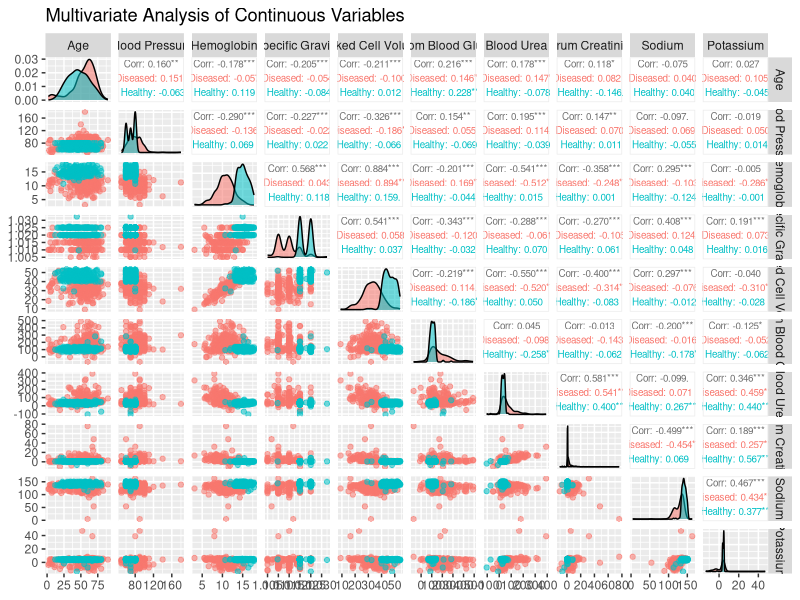
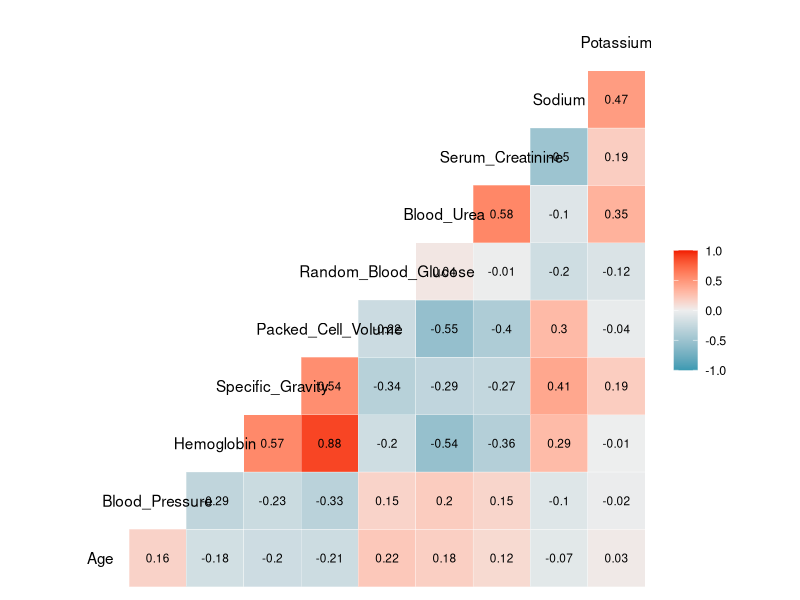
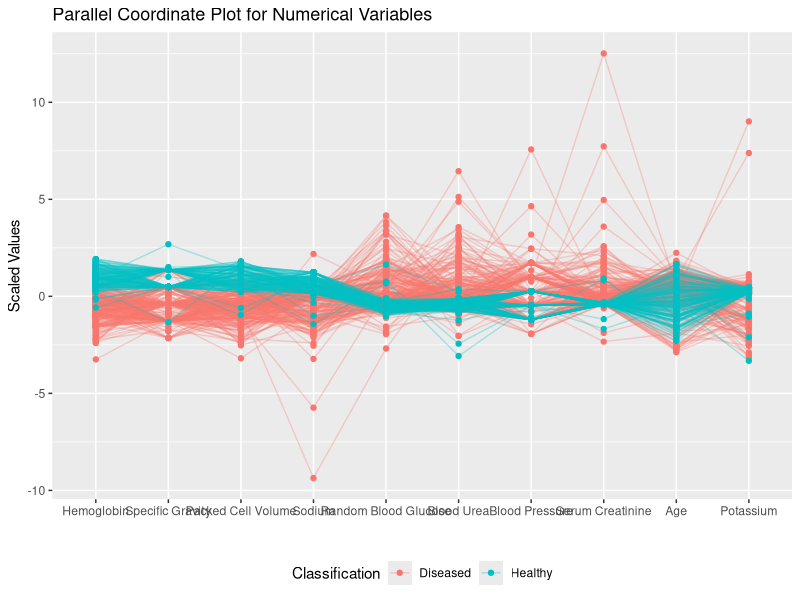
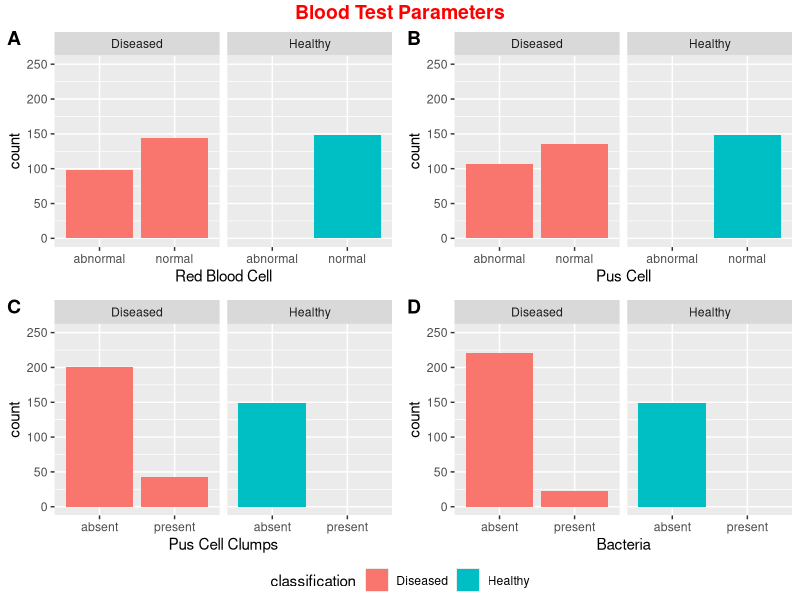
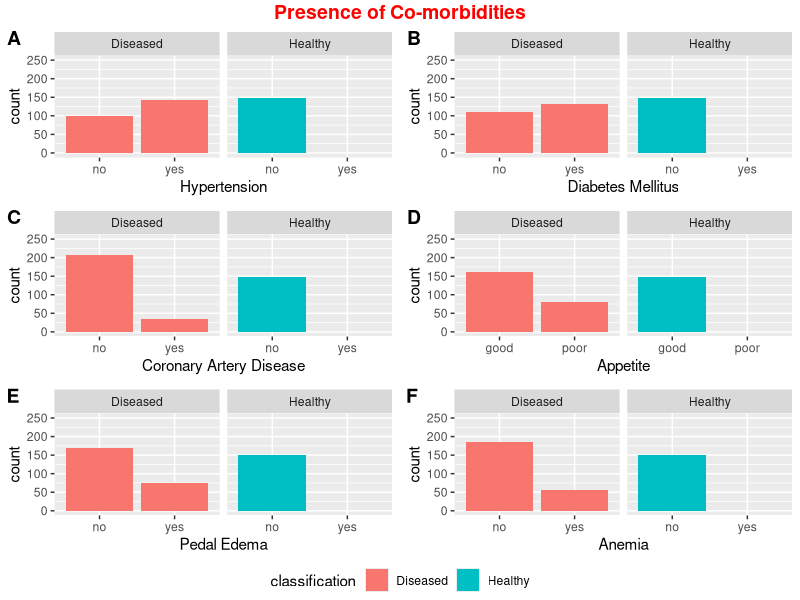
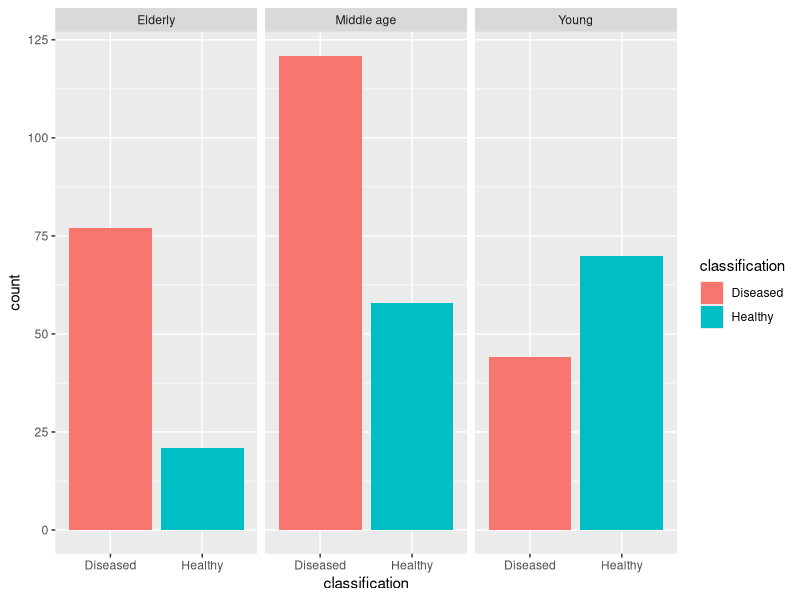

These charts were generated, in order, by the following R code:
## == Data Import ==

# Load the necessary packages
library(tidyverse)
library(ggplot2)
library(ggpubr)
library(GGally)

# Set working directory
setwd(" ")

# Clear the global environment
rm(list = ls())

# Import data
data <- read_csv("ImputedData.csv")


## == Data Pre-processing ==

# Taking a look at the data:
str(data) ; summary(data)

# Changing some variable values for the plots later
data$pcc <- ifelse(data$pcc == "notpresent", "absent", "present")
data$ba <- ifelse(data$ba == "notpresent", "absent", "present")

# Type coercion to factor
data[, c('rbc', 'pc', 'pcc', 'ba')] <- lapply(data[, c('rbc', 'pc', 'pcc', 'ba')], FUN = as.factor)
data[, c('htn', 'dm', 'cad', 'appet', 'pe', 'ane')] <- lapply(data[, c('htn', 'dm', 'cad', 'appet', 'pe', 'ane')], FUN = as.factor)
data$classification <- factor(data$classification, levels = c("ckd", "notckd"), labels = c("Diseased", "Healthy"))

# Check structure of data
str(data)


## == Exploratory Data Analysis ==

# Exploring the numerical variables
# wc and rc have been removed

num_var <- data[, c('age', 'bp', 'hemo', 'sg', 'pcv', 'bgr', 'bu', 'sc', 'sod', 'pot', 'classification')]
colnames(num_var) <- c("Age", "Blood Pressure", "Hemoglobin", "Specific Gravity", "Packed Cell Volume",
                       "Random Blood Glucose", "Blood Urea", "Serum Creatinine", "Sodium", "Potassium",
                       "Classification")

# Using GGally package to plot scatterplot correlogram:
ggpairs(num_var,
        columns = 1:10,
        mapping = aes(color = Classification, alpha = 0.5),
        title = "Multivariate Analysis of Continuous Variables",
        upper = list(continuous = wrap("cor", method = "pearson", use = "complete.obs", size = 2.5)),
        lower = list(continuous = "points"),
        diag = list(continuous = "densityDiag"),
        axisLabels = "show")

# Alternatively, if a correlation plot works better:
ggcorr(data = NULL, cor_matrix = cor(num_var[1:10], use = "complete.obs", method = "pearson"),
       label = TRUE, label_round = 2, label_color = "black", label_size = 3,
       palette = "RdBu")

# hemo / pcv, hemo / sg, and hemo / bu are highly correlated
# if we use hemo or pcv in our model, then we shouldn't use the other (and vice versa)

# Here is a parallel coordinate plot that I'm not sure whether it will be useful
ggparcoord(num_var,
           columns = 1:10,
           groupColumn = 11,
           scale = "std",
           order = "anyClass",
           showPoints = TRUE,
           alphaLines = 0.3,
           title = "Parallel Coordinate Plot for Numerical Variables") +
  theme(legend.position = "bottom",
        plot.title = element_text(size = 13)) +
  xlab("") +
  ylab("Scaled Values")

# Exploring the categorical variables

# Plot the blood test parameters
# set fixed y-limit so that the scales will not be distorted when plots are arranged

# rbc => marked difference between both groups of individuals (can be used as predictor)
p1 <- ggplot(data, aes(x = rbc)) +
      geom_bar(aes(fill = classification)) +
      facet_wrap(~ classification) +
      ylim(0, 250) +
      labs(x = "Red Blood Cell") +
      theme(legend.position = "none")

# pc => proportion of abnormal to normal pc in diseased and healthy patients looks very similar
p2 <- ggplot(data, aes(x = pc)) +
      geom_bar(aes(fill = classification)) +
      facet_wrap(~ classification) +
      ylim(0, 250) +
      labs(x = "Pus Cell") +
      theme(legend.position = "none")

# pcc => all absent in healthy individuals
p3 <- ggplot(data, aes(x = pcc)) +
      geom_bar(aes(fill = classification)) +
      facet_wrap(~ classification) +
      ylim(0, 250) +
      labs(x = "Pus Cell Clumps") +
      theme(legend.position = "none")

# ba => all absent in healthy individuals
p4 <- ggplot(data, aes(x = ba)) +
      geom_bar(aes(fill = classification)) +
      facet_wrap(~ classification) +
      ylim(0, 250) +
      labs(x = "Bacteria") +
      theme(legend.position = "none")

plot1 <- ggarrange(p1, p2, p3, p4,
                   ncol = 2, nrow = 2,
                   labels = c("A", "B", "C", "D"),
                   common.legend = TRUE, legend = "bottom")

annotate_figure(plot1, top = text_grob("Blood Test Parameters",
                              color = "red", face = "bold", size = 14))

# Plot co-morbities
# htn => all absent in healthy individuals
p5 <- ggplot(data, aes(x = htn)) +
      geom_bar(aes(fill = classification)) +
      facet_wrap(~ classification) +
      ylim(0, 250) +
      labs(x = "Hypertension") +
      theme(legend.position = "none")

# dm => all absent in healthy individuals
p6 <- ggplot(data, aes(x = dm)) +
      geom_bar(aes(fill = classification)) +
      facet_wrap(~ classification) +
      ylim(0, 250) +
      labs(x = "Diabetes Mellitus") +
      theme(legend.position = "none")

# cad => all absent in healthy individuals
p7 <- ggplot(data, aes(x = cad)) +
      geom_bar(aes(fill = classification)) +
      facet_wrap(~ classification) +
      ylim(0, 250) +
      labs(x = "Coronary Artery Disease") +
      theme(legend.position = "none")

# appet => all absent in healthy individuals
p8 <- ggplot(data, aes(x = appet)) +
      geom_bar(aes(fill = classification)) +
      facet_wrap(~ classification) +
      ylim(0, 250) +
      labs(x = "Appetite") +
      theme(legend.position = "none")

# pe => all absent in healthy individuals
p9 <- ggplot(data, aes(x = pe)) +
      geom_bar(aes(fill = classification)) +
      facet_wrap(~ classification) +
      ylim(0, 250) +
      labs(x = "Pedal Edema") +
      theme(legend.position = "none")

# ane => all absent in healthy individuals
p10 <- ggplot(data, aes(x = ane)) +
       geom_bar(aes(fill = classification)) +
       facet_wrap(~ classification) +
       ylim(0, 250) +
       labs(x = "Anemia") +
       theme(legend.position = "none")

plot2 <- ggarrange(p5, p6, p7, p8, p9, p10,
                   ncol = 2, nrow = 3,
                   labels = c("A", "B", "C", "D", "E", "F"),
                   common.legend = TRUE, legend = "bottom")

annotate_figure(plot2, top = text_grob("Presence of Co-morbidities",
                                       color = "red", face = "bold", size = 14))

# I was also wondering if it makes sense to engineer a new feature based on
# age.  I'm thinking that we can perhaps partition our "age" variable into
# three - four categories: young, middle aged, and elderly for instance.
#
# Based off a source I found on the internet, this is what they have to say:
#
# 1) Middle age => 45 - 65 years old (not inclusive on upper end)
# 2) Elderly => 65 and above
# 3) Young => Anybody below 45 (implied)
#
# I don't know how valid this is in the Singaporean context - this is something
# that we might have to look into in the near future.  Nevertheless:
data$agerange <- case_when(data$age < 45 ~ "Young",
                           data$age < 65 ~ "Middle age",
                           data$age >= 65 ~ "Elderly")
data$agerange <- as.factor(data$agerange)

ggplot(data, aes(x = classification)) + geom_bar(aes(fill = classification)) +
  facet_wrap(~agerange)

# I think that this could be helpful in our model.  The younger we get, 
# the lesser amount of people with kidney failure that we have.  

# Otherwise, I think taking what Edsel mentioned in the group chat into account,
# perhaps we wouldn't need to be so thorough after all.

# I suggest create a "base" model to improve on - perhaps using ALL features
# and then trying to improve upon it...

# Hoong Kai and Edsel - see if there's anything else within the data
# that you want to explore!
